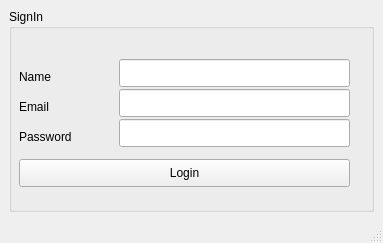
<?xml version="1.0" encoding="UTF-8"?>
<ui version="4.0">
 <class>loginApp</class>
 <widget class="QMainWindow" name="loginApp">
  <property name="geometry">
   <rect>
    <x>0</x>
    <y>0</y>
    <width>383</width>
    <height>243</height>
   </rect>
  </property>
  <property name="windowTitle">
   <string>loginApp</string>
  </property>
  <widget class="QWidget" name="centralwidget">
   <layout class="QVBoxLayout" name="verticalLayout">
    <item>
     <widget class="QGroupBox" name="groupBox">
      <property name="title">
       <string>SignIn</string>
      </property>
      <widget class="QLabel" name="label">
       <property name="geometry">
        <rect>
         <x>10</x>
         <y>60</y>
         <width>56</width>
         <height>16</height>
        </rect>
       </property>
       <property name="text">
        <string>Name</string>
       </property>
       <property name="buddy">
        <cstring>UserName</cstring>
       </property>
      </widget>
      <widget class="QLabel" name="label_2">
       <property name="geometry">
        <rect>
         <x>10</x>
         <y>90</y>
         <width>56</width>
         <height>16</height>
        </rect>
       </property>
       <property name="text">
        <string>Email</string>
       </property>
       <property name="buddy">
        <cstring>Email</cstring>
       </property>
      </widget>
      <widget class="QLabel" name="label_3">
       <property name="geometry">
        <rect>
         <x>10</x>
         <y>120</y>
         <width>56</width>
         <height>16</height>
        </rect>
       </property>
       <property name="text">
        <string>Password</string>
       </property>
       <property name="buddy">
        <cstring>Password</cstring>
       </property>
      </widget>
      <widget class="QLineEdit" name="UserName">
       <property name="geometry">
        <rect>
         <x>110</x>
         <y>50</y>
         <width>231</width>
         <height>28</height>
        </rect>
       </property>
      </widget>
      <widget class="QLineEdit" name="Email">
       <property name="geometry">
        <rect>
         <x>110</x>
         <y>80</y>
         <width>231</width>
         <height>28</height>
        </rect>
       </property>
      </widget>
      <widget class="QLineEdit" name="Password">
       <property name="geometry">
        <rect>
         <x>110</x>
         <y>110</y>
         <width>231</width>
         <height>28</height>
        </rect>
       </property>
      </widget>
      <widget class="QPushButton" name="Login">
       <property name="geometry">
        <rect>
         <x>10</x>
         <y>150</y>
         <width>331</width>
         <height>28</height>
        </rect>
       </property>
       <property name="text">
        <string>Login</string>
       </property>
      </widget>
      <widget class="QLabel" name="Pic">
       <property name="geometry">
        <rect>
         <x>430</x>
         <y>10</y>
         <width>281</width>
         <height>171</height>
        </rect>
       </property>
       <property name="text">
        <string/>
       </property>
      </widget>
     </widget>
    </item>
   </layout>
  </widget>
  <widget class="QMenuBar" name="menubar">
   <property name="geometry">
    <rect>
     <x>0</x>
     <y>0</y>
     <width>383</width>
     <height>25</height>
    </rect>
   </property>
  </widget>
  <widget class="QStatusBar" name="statusbar"/>
 </widget>
 <resources/>
 <connections/>
</ui>
